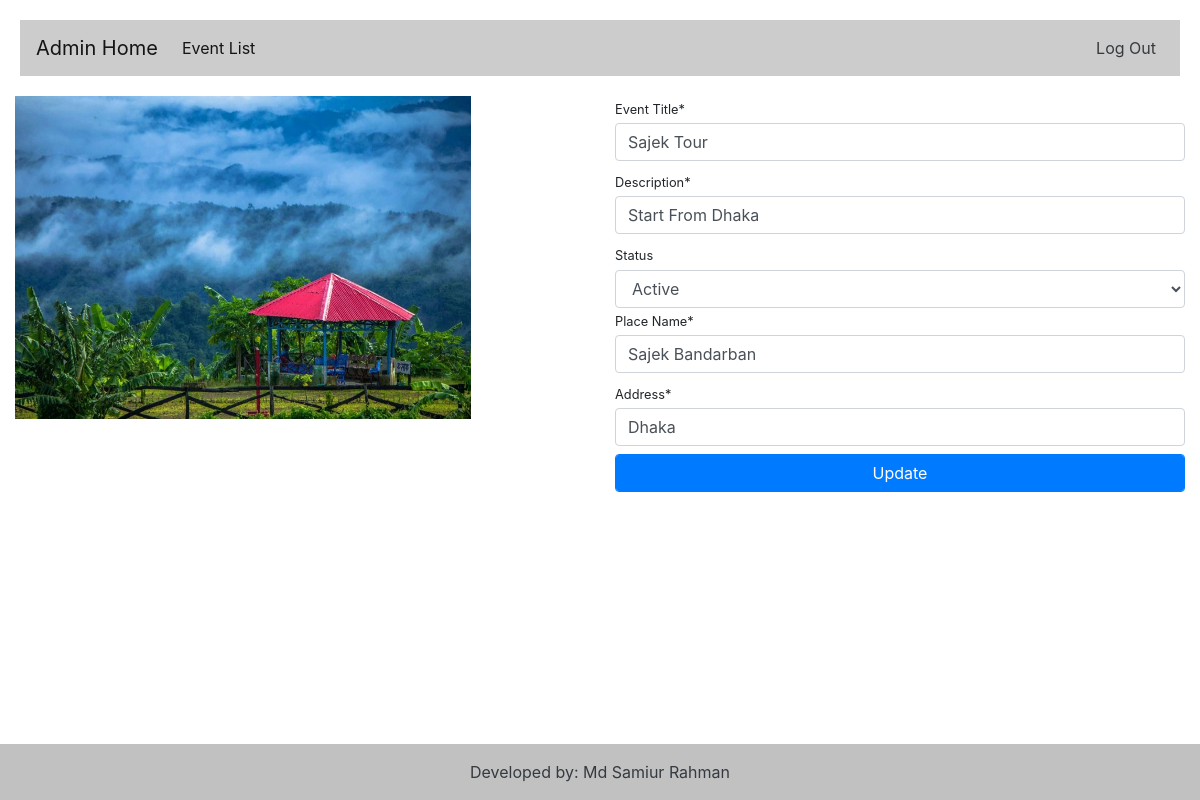
/index.php?page=Edit_event&event_id=1 (signed in), run on the app's committed database.
### tables this page shows
CREATE TABLE `event` (
  `event_id` int(100) NOT NULL,
  `event_title` varchar(100) DEFAULT NULL,
  `description` varchar(100) DEFAULT NULL,
  `image` varchar(100) DEFAULT NULL,
  `place_name` varchar(100) DEFAULT NULL,
  `address` varchar(100) DEFAULT NULL,
  `event_date` int(100) DEFAULT NULL,
  `status` int(100) DEFAULT NULL,
  `posted_by` int(100) DEFAULT NULL
);

### model/functions.php (called while the page is built, shortened)
<?PHP
function connect() {
		$connect = mysqli_connect(DB_HOST, DB_USER, DB_PASS, DB_NAME);
		mysqli_set_charset($connect, 'utf8');
		return $connect;
	}
	function getEventData($event_id){
		$db_link=connect();
		$sql_event_data = "SELECT * FROM event where event_id = '$event_id'";
		$query_event_data = mysqli_query($db_link, $sql_event_data);
		$event_data = mysqli_fetch_assoc($query_event_data);
		return $event_data;
	}
?>

### views/event/edit_event.php (the view, shortened to what this page needs)
<?php require_once 'layouts/header.php';
if(isset($_GET["event_id"])) {
    $event_id=$_GET["event_id"];
    $event_data=getEventData($event_id);
}
?>
<main>
    <div class="container-fluid">
        <div class="row">
            <div class="col-sm-12 col-md-6 col-lg-6 col-xl-6"><img style="width: 80%; height: 80%;" src="<?php echo $event_data['image']; ?>"></div>
            <div class="col-sm-12 col-md-6 col-lg-6 col-xl-6">
                <form action="controller/event_edit_controller.php" method="post"  enctype="multipart/form-data">
                    <div class="mb-2">
                        <label class="small mb-1" for="event_title">Event Title*</label>
                        <input class="form-control" id="event_title" name="event_title"  type="text" value="<?php echo $event_data['event_title']; ?>" />
                    </div>
                    <div class="mb-2">
                        <label class="small mb-1" for="description">Description*</label>
                        <input class="form-control" id="description" name="description"  type="text" value="<?php echo $event_data['description']; ?>" />
                    </div>
                    <label class="small mb-1" for="status">Status</label>
                                    <select class="form-control" id="status" name="status">';
                                        <option value="1">Active</option>
                                    </select>
                    <div class="mb-2">
                        <label class="small mb-1" for="place_name">Place Name*</label>
                        <input class="form-control" id="place_name" name="place_name"  type="text" value="<?php echo $event_data['place_name']; ?>" />
                    </div>
                    <div class="mb-2">
                        <label class="small mb-1" for="address">Address*</label>
                        <input class="form-control" id="address" name="address"  type="text" value="<?php echo $event_data['address']; ?>" />
                    </div>
                    <div class="mb-2">
                        <input type="submit" class="form-control btn btn-primary" name="update_event" value="Update" />
                    </div>
                    </form>
            </div>
        </div>
    </div>
</main>
<?php require_once 'layouts/footer.php';?>

### data on the page
event: image (picture), event_title "Sajek Tour", description "Start From Dhaka", place_name "Sajek Bandarban", address "Dhaka"
